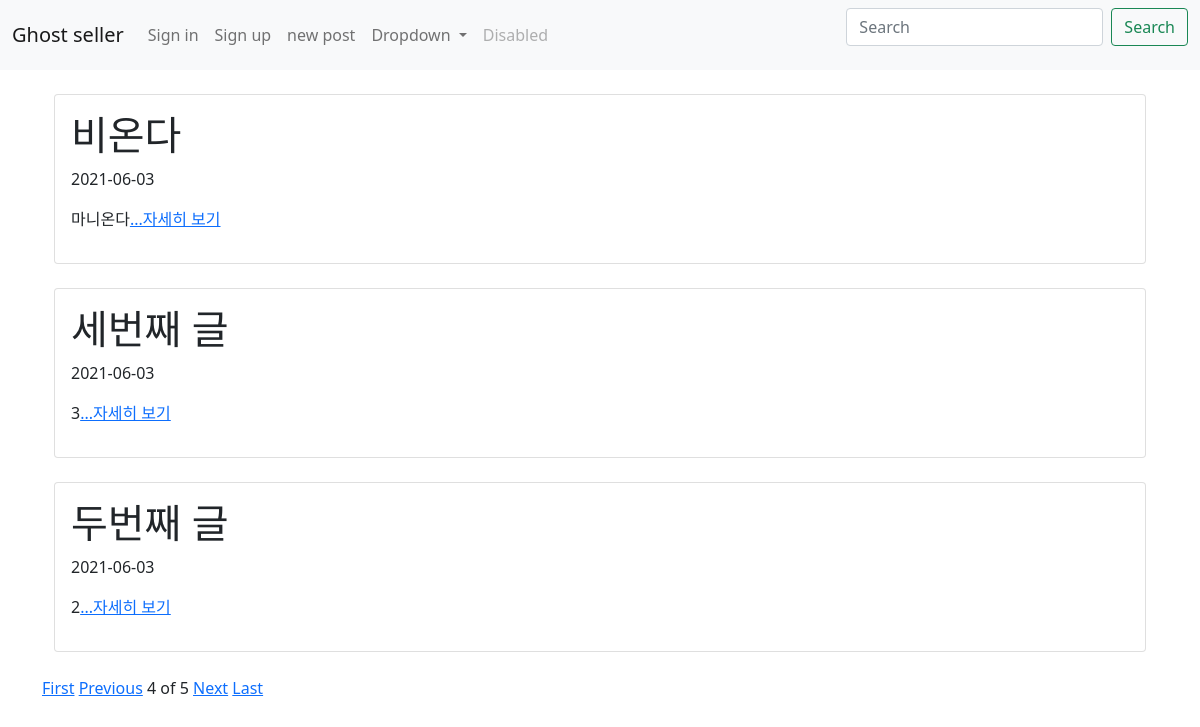
/?page=4, run on the app's committed database.
### first_app/models.py (models this page shows, shortened)
class Blog(models.Model):
    title = models.CharField(max_length=200)
    pub_date = models.DateTimeField('date published')
    body = models.TextField()
    images = models.ImageField(blank=True, upload_to="images", null=True)
    def summary(self):
        return self.body[:100]

### first_app/views.py (the view)
# urls.py: 2. Add a URL to urlpatterns:  path('', views.home, name='home')
def home(request):
    blogs = Blog.objects.order_by('-id')
    blog_list = Blog.objects.all().order_by('-id')
    paginator = Paginator(blog_list, 3)
    page = request.GET.get('page')
    posts = paginator.get_page(page)
    return render(request, 'home.html', {'blogs' : blogs, 'posts' : posts})

### first_app/templates/home.html
{% extends 'base.html' %}
{% block content %}
    {% for blog in posts %}
    <div class="container">
    <div class="card">
        <div class="card-body">
        <h1>{{blog.title}}</h1>
        <p>{{blog.pub_date | date:"Y-m-d"}}</p>
        <p>{{blog.summary}}<a href="{% url 'detail' blog.id %}">...자세히 보기<a/></p>
        </div>
    </div>
    </div>
    <br>
    {% endfor %}
    {%if posts.has_previous%}
    <a href="?page=1">First</a>
    <a href="?page={{posts.previous_page_number}}">Previous</a>
    {%endif%}
    <span>{{posts.number}}</span>
    <span>of</span>
    <span>{{posts.paginator.num_pages}}</span>
    {%if posts.has_next%}
    <a href="?page={{posts.next_page_number}}">Next</a>
    <a href="?page={{posts.paginator.num_pages}}">Last</a>
    {%endif%}
{% endblock %}

### data on the page
Blog: title "비온다", pub_date "2021-06-03", summary "마니온다"
Blog: title "세번째 글", pub_date "2021-06-03", summary "3"
Blog: title "두번째 글", pub_date "2021-06-03", summary "2"

### other printed values
{{ posts.number }} "4"
{{ posts.paginator.num_pages }} "5"
